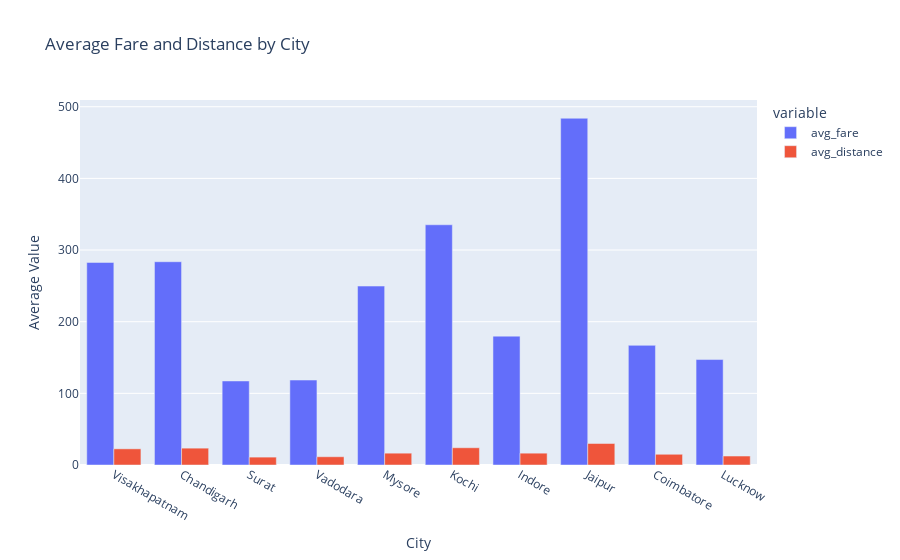
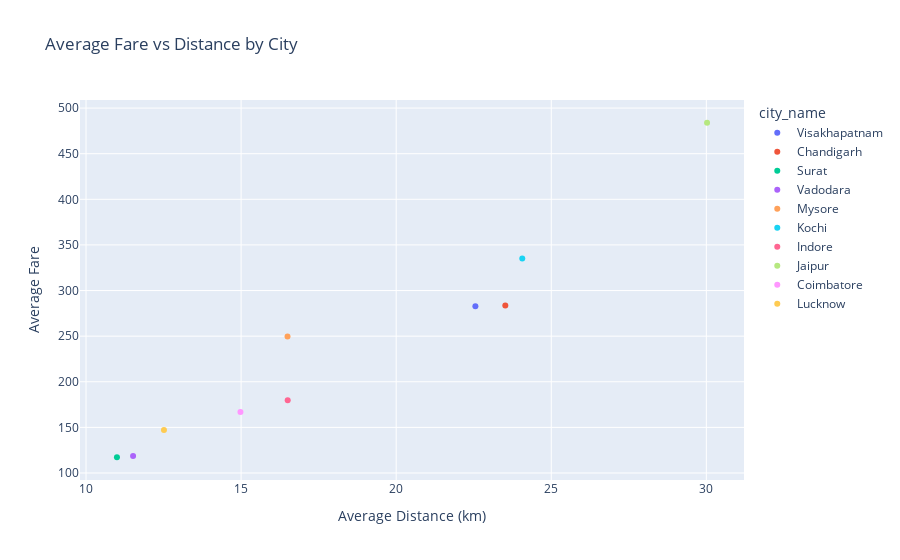

Notebook code for these charts, in order:
### Markdown cell above
### Average Fare Trip by City

### Code cell
avg_fare_distance = fact_trips.groupby('city_id').agg(
    avg_fare=('fare_amount', 'mean'),
    avg_distance=('distance_travelled(km)', 'mean')
).reset_index()

avg_fare_distance = pd.merge(avg_fare_distance, dim_city, on='city_id', how='left')

# Bar chart for Average Fare and Distance
fig = px.bar(avg_fare_distance, 
             x='city_name', 
             y=['avg_fare', 'avg_distance'], 
             title='Average Fare and Distance by City',
             labels={'value': 'Average Value', 'city_name': 'City'},
             barmode='group')
fig.show()
fig_scatter = px.scatter(
    avg_fare_distance,
    x="avg_distance",
    y="avg_fare",
    color="city_name",
    title="Average Fare vs Distance by City",
    labels={"avg_distance": "Average Distance (km)", "avg_fare": "Average Fare"},
    hover_name="city_name",
    size_max=10
)

fig_scatter.show()

### Figure 1 — Plotly figure (JSON) as saved in the notebook; plotly's stock layout.template omitted (floating-point values rounded to 4 significant figures)
{"data": [{"alignmentgroup": "True", "hovertemplate": "variable=avg_fare<br>City=%{x}<br>Average Value=%{y}<extra></extra>", "legendgroup": "avg_fare", "marker": {"color": "#636efa", "pattern": {"shape": ""}}, "name": "avg_fare", "offsetgroup": "avg_fare", "orientation": "v", "showlegend": true, "textposition": "auto", "type": "bar", "x": ["Visakhapatnam", "Chandigarh", "Surat", "Vadodara", "Mysore", "Kochi", "Indore", "Jaipur", "Coimbatore", "Lucknow"], "xaxis": "x", "y": [282.7, 283.7, 117.3, 118.6, 249.7, 335.2, 179.8, 483.9, 167.0, 147.2], "yaxis": "y"}, {"alignmentgroup": "True", "hovertemplate": "variable=avg_distance<br>City=%{x}<br>Average Value=%{y}<extra></extra>", "legendgroup": "avg_distance", "marker": {"color": "#EF553B", "pattern": {"shape": ""}}, "name": "avg_distance", "offsetgroup": "avg_distance", "orientation": "v", "showlegend": true, "textposition": "auto", "type": "bar", "x": ["Visakhapatnam", "Chandigarh", "Surat", "Vadodara", "Mysore", "Kochi", "Indore", "Jaipur", "Coimbatore", "Lucknow"], "xaxis": "x", "y": [22.55, 23.52, 11.0, 11.52, 16.5, 24.07, 16.5, 30.02, 14.98, 12.51], "yaxis": "y"}], "layout": {"autosize": true, "barmode": "group", "legend": {"title": {"text": "variable"}, "tracegroupgap": 0}, "title": {"text": "Average Fare and Distance by City"}, "xaxis": {"anchor": "y", "autorange": true, "domain": [0, 1], "range": [-0.5, 9.5], "title": {"text": "City"}, "type": "category"}, "yaxis": {"anchor": "x", "autorange": true, "domain": [0, 1], "range": [0, 509.4], "title": {"text": "Average Value"}, "type": "linear"}}}

### Figure 2 — Plotly figure (JSON) as saved in the notebook; plotly's stock layout.template omitted (floating-point values rounded to 4 significant figures)
{"data": [{"hovertemplate": "<b>%{hovertext}</b><br><br>city_name=Visakhapatnam<br>Average Distance (km)=%{x}<br>Average Fare=%{y}<extra></extra>", "hovertext": ["Visakhapatnam"], "legendgroup": "Visakhapatnam", "marker": {"color": "#636efa", "symbol": "circle"}, "mode": "markers", "name": "Visakhapatnam", "orientation": "v", "showlegend": true, "type": "scatter", "x": [22.55], "xaxis": "x", "y": [282.7], "yaxis": "y"}, {"hovertemplate": "<b>%{hovertext}</b><br><br>city_name=Chandigarh<br>Average Distance (km)=%{x}<br>Average Fare=%{y}<extra></extra>", "hovertext": ["Chandigarh"], "legendgroup": "Chandigarh", "marker": {"color": "#EF553B", "symbol": "circle"}, "mode": "markers", "name": "Chandigarh", "orientation": "v", "showlegend": true, "type": "scatter", "x": [23.52], "xaxis": "x", "y": [283.7], "yaxis": "y"}, {"hovertemplate": "<b>%{hovertext}</b><br><br>city_name=Surat<br>Average Distance (km)=%{x}<br>Average Fare=%{y}<extra></extra>", "hovertext": ["Surat"], "legendgroup": "Surat", "marker": {"color": "#00cc96", "symbol": "circle"}, "mode": "markers", "name": "Surat", "orientation": "v", "showlegend": true, "type": "scatter", "x": [11.0], "xaxis": "x", "y": [117.3], "yaxis": "y"}, {"hovertemplate": "<b>%{hovertext}</b><br><br>city_name=Vadodara<br>Average Distance (km)=%{x}<br>Average Fare=%{y}<extra></extra>", "hovertext": ["Vadodara"], "legendgroup": "Vadodara", "marker": {"color": "#ab63fa", "symbol": "circle"}, "mode": "markers", "name": "Vadodara", "orientation": "v", "showlegend": true, "type": "scatter", "x": [11.52], "xaxis": "x", "y": [118.6], "yaxis": "y"}, {"hovertemplate": "<b>%{hovertext}</b><br><br>city_name=Mysore<br>Average Distance (km)=%{x}<br>Average Fare=%{y}<extra></extra>", "hovertext": ["Mysore"], "legendgroup": "Mysore", "marker": {"color": "#FFA15A", "symbol": "circle"}, "mode": "markers", "name": "Mysore", "orientation": "v", "showlegend": true, "type": "scatter", "x": [16.5], "xaxis": "x", "y": [249.7], "yaxis": "y"}, {"hovertemplate": "<b>%{hovertext}</b><br><br>city_name=Kochi<br>Average Distance (km)=%{x}<br>Average Fare=%{y}<extra></extra>", "hovertext": ["Kochi"], "legendgroup": "Kochi", "marker": {"color": "#19d3f3", "symbol": "circle"}, "mode": "markers", "name": "Kochi", "orientation": "v", "showlegend": true, "type": "scatter", "x": [24.07], "xaxis": "x", "y": [335.2], "yaxis": "y"}, {"hovertemplate": "<b>%{hovertext}</b><br><br>city_name=Indore<br>Average Distance (km)=%{x}<br>Average Fare=%{y}<extra></extra>", "hovertext": ["Indore"], "legendgroup": "Indore", "marker": {"color": "#FF6692", "symbol": "circle"}, "mode": "markers", "name": "Indore", "orientation": "v", "showlegend": true, "type": "scatter", "x": [16.5], "xaxis": "x", "y": [179.8], "yaxis": "y"}, {"hovertemplate": "<b>%{hovertext}</b><br><br>city_name=Jaipur<br>Average Distance (km)=%{x}<br>Average Fare=%{y}<extra></extra>", "hovertext": ["Jaipur"], "legendgroup": "Jaipur", "marker": {"color": "#B6E880", "symbol": "circle"}, "mode": "markers", "name": "Jaipur", "orientation": "v", "showlegend": true, "type": "scatter", "x": [30.02], "xaxis": "x", "y": [483.9], "yaxis": "y"}, {"hovertemplate": "<b>%{hovertext}</b><br><br>city_name=Coimbatore<br>Average Distance (km)=%{x}<br>Average Fare=%{y}<extra></extra>", "hovertext": ["Coimbatore"], "legendgroup": "Coimbatore", "marker": {"color": "#FF97FF", "symbol": "circle"}, "mode": "markers", "name": "Coimbatore", "orientation": "v", "showlegend": true, "type": "scatter", "x": [14.98], "xaxis": "x", "y": [167.0], "yaxis": "y"}, {"hovertemplate": "<b>%{hovertext}</b><br><br>city_name=Lucknow<br>Average Distance (km)=%{x}<br>Average Fare=%{y}<extra></extra>", "hovertext": ["Lucknow"], "legendgroup": "Lucknow", "marker": {"color": "#FECB52", "symbol": "circle"}, "mode": "markers", "name": "Lucknow", "orientation": "v", "showlegend": true, "type": "scatter", "x": [12.51], "xaxis": "x", "y": [147.2], "yaxis": "y"}], "layout": {"autosize": true, "legend": {"title": {"text": "city_name"}, "tracegroupgap": 0}, "title": {"text": "Average Fare vs Distance by City"}, "xaxis": {"anchor": "y", "autorange": true, "domain": [0, 1], "range": [9.836, 31.18], "title": {"text": "Average Distance (km)"}, "type": "linear"}, "yaxis": {"anchor": "x", "autorange": true, "domain": [0, 1], "range": [87.02, 514.2], "title": {"text": "Average Fare"}, "type": "linear"}}}
